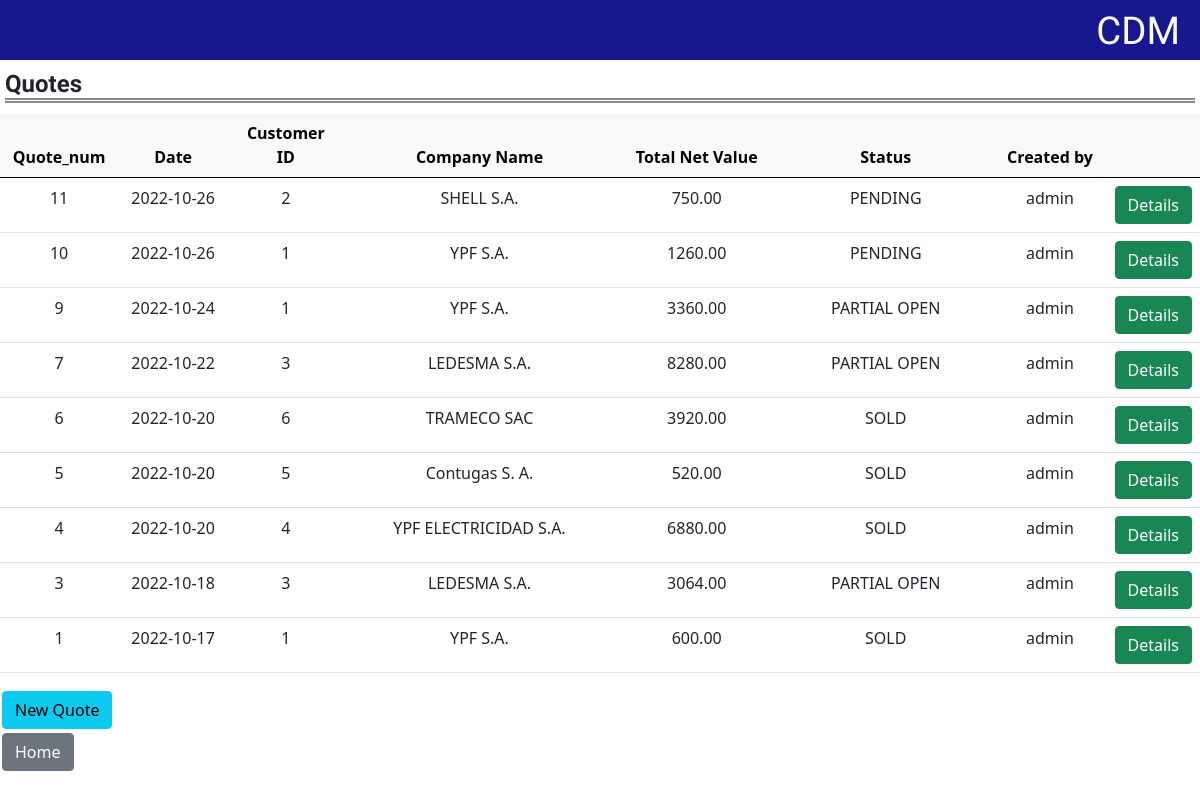
Screenshot of /get_quotes_list with the database file from the repository.
### tables this page shows
CREATE TABLE quote_header (quote_num INTEGER PRIMARY KEY AUTOINCREMENT, customer_id INTEGER NOT NULL, company_name TEXT NOT NULL, date DATE DEFAULT CURRENT_DATE, total_net_value FLOAT DEFAULT 0.0, status TEXT DEFAULT PENDING, created_by TEXT NOT NULL, blocked INT DEFAULT 0, FOREIGN KEY (customer_id) REFERENCES customers (id), FOREIGN KEY (created_by) REFERENCES users (username));

### app.py (the view)
@app.route("/get_quotes_list", methods = ["GET"])
def get_all_quotes():
    quotes = db.execute("SELECT * FROM quote_header ORDER BY quote_num DESC")
    return render_template("quotes_list.html", quotes=quotes)

### app.py (called while the page is built)
@app.after_request
def after_request(response):
    response.headers["Cache-Control"] = "no-cache, no-store, must-revalidate"
    response.headers["Expires"] = 0
    response.headers["Pragma"] = "no-cache"
    return response

### templates/quotes_list.html (shortened to what this page needs)
{% extends "layout.html" %}
{% block body %}
    <h2 class="page-title">Quotes</h2>
    <form action="/quote_details" method="get">
        <table class="table text-center">
            <thead class="table-light">
                <tr>
                    <th style="width: 10%">Quote_num</th>
                    <th style="width: 10%">Date</th>
                    <th style="width: 10%">Customer ID</th>
                    <th style="width: 25%">Company Name</th>
                    <th style="width: 15%">Total Net Value</th>
                    <th style="width: 20%">Status</th>
                    <th style="width: 10%">Created by</th>
                    <th></th>
                </tr>
            </thead>
            <tbody>
                {% for quote in quotes %}
                <tr>
                    <td>{{ quote["quote_num"] }}</td>
                    <td>{{ quote["date"] }}</td>
                    <td>{{ quote["customer_id"] }}</td>
                    <td>{{ quote["company_name"]}}</td>
                    <td>{{ "%.2f"|format(quote["total_net_value"]) }}</td>
                    <td>{{ quote["status"]}}</td>
                    <td>{{ quote["created_by"] }}</td>
                    <td>
                        <button class="btn btn-success" name="quote_num" value="{{ quote['quote_num'] }}" type="submit">Details</button>
                    </td>
                </tr>
                {% endfor %}
            </tbody>
        </table>
    </form>
    <form method="get" action="/create_quote" style="padding: 2px">
        <button class="btn btn-info" type="submit">New Quote</button>
    </form>
    <form method="get" action="/" style="padding: 2px">
        <button class="btn btn-secondary" type="submit">Home</button>
    </form>
{% endblock %}

### static/style.css (style rules this page uses)
body { min-height: 100vh; }
.page-title { font-weight: bold; font-size: 1.5rem; margin: 10px 5px; font-family: 'Teko', sans-serif; text-align: left; border-bottom: 5px double #888; }

### rows the page displays
quote_header: quote_num "11", date "2022-10-26", customer_id "2", company_name "SHELL S.A.", total_net_value "750.00", status "PENDING", created_by "admin"
quote_header: quote_num "10", date "2022-10-26", customer_id "1", company_name "YPF S.A.", total_net_value "1260.00", status "PENDING", created_by "admin"
quote_header: quote_num "9", date "2022-10-24", customer_id "1", company_name "YPF S.A.", total_net_value "3360.00", status "PARTIAL OPEN", created_by "admin"
quote_header: quote_num "7", date "2022-10-22", customer_id "3", company_name "LEDESMA S.A.", total_net_value "8280.00", status "PARTIAL OPEN", created_by "admin"
quote_header: quote_num "6", date "2022-10-20", customer_id "6", company_name "TRAMECO SAC", total_net_value "3920.00", status "SOLD", created_by "admin"
quote_header: quote_num "5", date "2022-10-20", customer_id "5", company_name "Contugas S. A.", total_net_value "520.00", status "SOLD", created_by "admin"
quote_header: quote_num "4", date "2022-10-20", customer_id "4", company_name "YPF ELECTRICIDAD S.A.", total_net_value "6880.00", status "SOLD", created_by "admin"
quote_header: quote_num "3", date "2022-10-18", customer_id "3", company_name "LEDESMA S.A.", total_net_value "3064.00", status "PARTIAL OPEN", created_by "admin"
quote_header: quote_num "1", date "2022-10-17", customer_id "1", company_name "YPF S.A.", total_net_value "600.00", status "SOLD", created_by "admin"
